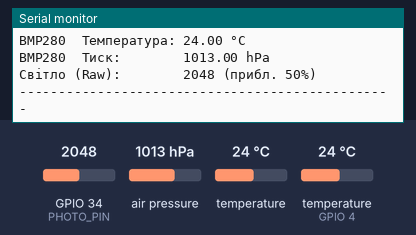
A sketch run on a simulated ESP32. Shown: the last lines printed to the serial monitor. The inputs (shaded band) are chosen by the test bench; at power-on: air pressure 1013 hPa, temperature (sensor on GPIO 4) 24 °C, GPIO 34 (PHOTO_PIN) = 2048, temperature 24 °C.

Above: at 2.2 s.
2.3 s: air pressure set to 952 hPa
At 4.4 s:
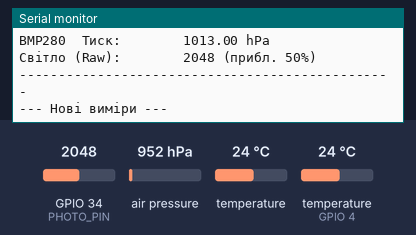
6.0 s: temperature (sensor on GPIO 4) set to 12 °C
At 8.4 s:
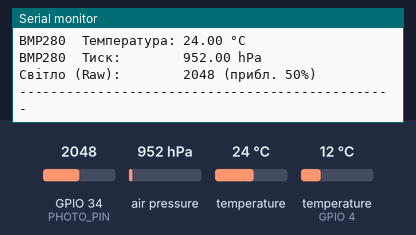
9.7 s: GPIO 34 (PHOTO_PIN) set to 2866
At 10.9 s:
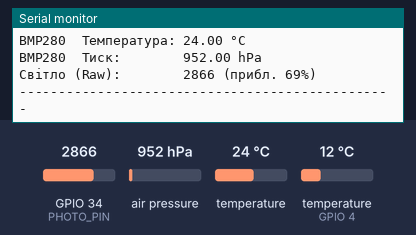
13.4 s: temperature (sensor 0) set to 12 °C
At 15.5 s:
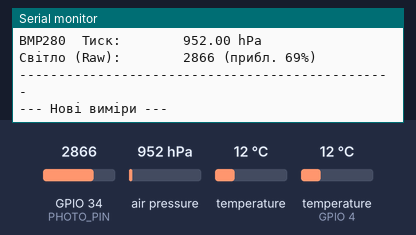
17.1 s: temperature (sensor on GPIO 4) set to 19 °C
At 19.7 s:
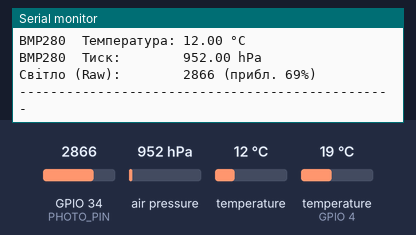
20.8 s: GPIO 34 (PHOTO_PIN) set to 3972
At 22.2 s:
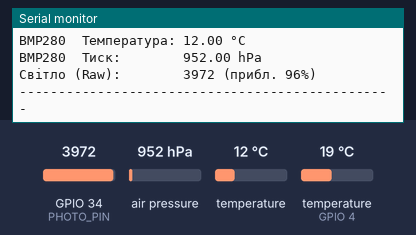
Timing chart, 0 to 23.8 s (numbered marks = the images above; inputs shaded):
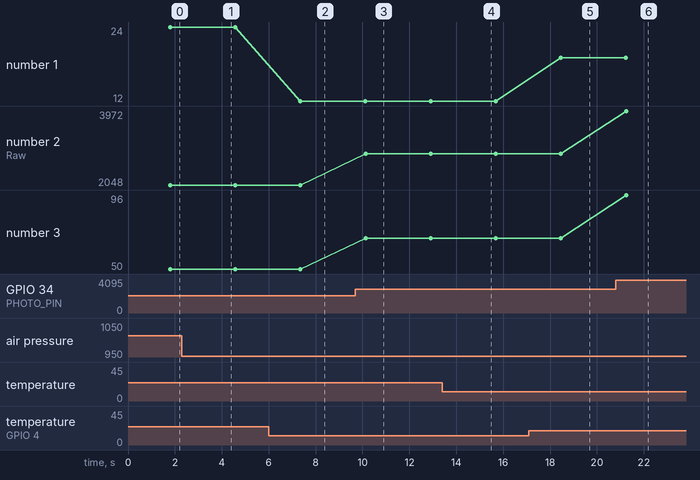

Measured:
- after the input at 6.0 s, the serial monitor: prints a new line after 1.3 s (image 2)
- after the input at 9.7 s, the serial monitor: prints a new line after 0.43 s (image 3)
- after the input at 17.1 s, the serial monitor: prints a new line after 1.4 s (image 5)
- after the input at 20.8 s, the serial monitor: prints a new line after 0.45 s (image 6)
- plotted number 1: 24 → 12 after the input at 6.0 s, 12 → 19 after the input at 17.1 s
- plotted number 2: 2048 → 2866 after the input at 9.7 s, 2866 → 3972 after the input at 20.8 s
- plotted number 3: 50 → 69 after the input at 9.7 s, 69 → 96 after the input at 20.8 s

The sketch:

pidsumkove.ino
```cpp
/*
 * Підсумкове завдання: Метеостанція на ESP32
 * Сенсори: DS18B20 (1-Wire), BMP280 (I2C), Фоторезистор (ADC)
 */

#include <Wire.h>               // Для протоколу I2C (BMP280)
#include <OneWire.h>            // Для протоколу 1-Wire (DS18B20)
#include <DallasTemperature.h>  // Для роботи з DS18B20
#include <Adafruit_BMP280.h>    // Для роботи з BMP280

// --- НАЛАШТУВАННЯ ПІНІВ ---
#define ONE_WIRE_BUS 4          // Пін даних для DS18B20
#define PHOTO_PIN 34            // Аналоговий пін для фоторезистора

// --- СТВОРЕННЯ ОБ'ЄКТІВ ---

// 1. Налаштування DS18B20
OneWire oneWire(ONE_WIRE_BUS);
DallasTemperature sensors(&oneWire);

// 2. Налаштування BMP280 (через I2C)
Adafruit_BMP280 bmp;

void setup() {
  // Ініціалізація серійного порту для виводу даних
  Serial.begin(115200);
  delay(1000);
  Serial.println("--- Старт метеостанції ---");

  // --- Ініціалізація DS18B20 ---
  sensors.begin();
  if (sensors.getDeviceCount() == 0) {
    Serial.println("УВАГА: DS18B20 не знайдено! Перевірте підключення.");
  } else {
    Serial.println("DS18B20 готовий.");
  }

  // --- Ініціалізація BMP280 ---
  // Спроба підключитися за адресою 0x76 (стандарт для дешевих модулів)
  if (!bmp.begin(0x76)) {
    Serial.println("УВАГА: BMP280 не знайдено! Перевірте адресу (0x76/0x77) або дроти.");
    // Ми не зупиняємо програму (while(1)), щоб інші сенсори могли працювати
  } else {
    Serial.println("BMP280 готовий.");
  }

  // --- Налаштування Фоторезистора ---
  // GPIO 34 працює тільки на вхід, тому pinMode можна не писати, але для ясності:
  pinMode(PHOTO_PIN, INPUT);

  Serial.println("Всі системи ініціалізовані. Починаємо вимірювання...");
  Serial.println("------------------------------------------------");
}

void loop() {
  Serial.println("\n--- Нові виміри ---");

  // ==========================================
  // 1. РОБОТА З ТЕМПЕРАТУРОЮ (DS18B20)
  // ==========================================
  // Відправляємо команду всім датчикам на лінії 1-Wire зробити замір
  sensors.requestTemperatures();
  float tempDS = sensors.getTempCByIndex(0); // Зчитуємо результат

  if (tempDS != DEVICE_DISCONNECTED_C) {
    Serial.print("DS18B20 Температура: ");
    Serial.print(tempDS);
    Serial.println(" °C");
  } else {
    Serial.println("DS18B20: Помилка зчитування");
  }

  // ==========================================
  // 2. РОБОТА З ТИСКОМ (BMP280)
  // ==========================================
  // Зчитуємо температуру з BMP (він теж вміє міряти)
  float tempBMP = bmp.readTemperature();
  // Зчитуємо тиск і ділимо на 100, щоб отримати гектопаскалі (hPa)
  float pressure = bmp.readPressure() / 100.0F;

  Serial.print("BMP280  Температура: ");
  Serial.print(tempBMP);
  Serial.println(" °C");

  Serial.print("BMP280  Тиск:        ");
  Serial.print(pressure);
  Serial.println(" hPa");

  // ==========================================
  // 3. РОБОТА ЗІ СВІТЛОМ (Фоторезистор)
  // ==========================================
  // Зчитуємо аналогове значення (0 - 4095 для ESP32)
  int lightRaw = analogRead(PHOTO_PIN);

  // Конвертуємо у відсотки (приблизно) для зручності
  // map(значення, мінімум_вхід, максимум_вхід, мінімум_вихід, максимум_вихід)
  int lightPercent = map(lightRaw, 0, 4095, 0, 100);

  Serial.print("Світло (Raw):        ");
  Serial.print(lightRaw);
  Serial.print(" (прибл. ");
  Serial.print(lightPercent);
  Serial.println("%)");

  // ==========================================

  Serial.println("------------------------------------------------");
  delay(2000); // Затримка 2 секунди перед наступним циклом
}
```
